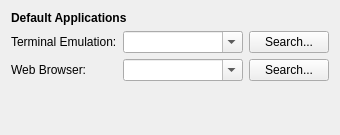
<?xml version="1.0" encoding="UTF-8"?>
<ui version="4.0">
 <class>DefaultAppsPage</class>
 <widget class="QWidget" name="DefaultAppsPage">
  <property name="geometry">
   <rect>
    <x>0</x>
    <y>0</y>
    <width>340</width>
    <height>135</height>
   </rect>
  </property>
  <layout class="QGridLayout" name="gridLayout_8">
   <item row="0" column="0">
    <widget class="QLabel" name="label_1">
     <property name="font">
      <font>
       <weight>75</weight>
       <bold>true</bold>
      </font>
     </property>
     <property name="text">
      <string>Default Applications</string>
     </property>
    </widget>
   </item>
   <item row="1" column="0">
    <layout class="QGridLayout" name="gridLayout">
     <item row="0" column="0">
      <widget class="QLabel" name="label_2">
       <property name="text">
        <string>Terminal Emulation:</string>
       </property>
      </widget>
     </item>
     <item row="0" column="1">
      <widget class="QComboBox" name="terminalComboBox">
       <property name="sizePolicy">
        <sizepolicy hsizetype="Expanding" vsizetype="Fixed">
         <horstretch>0</horstretch>
         <verstretch>0</verstretch>
        </sizepolicy>
       </property>
       <property name="editable">
        <bool>true</bool>
       </property>
      </widget>
     </item>
     <item row="0" column="2">
      <widget class="QPushButton" name="terminalButton">
       <property name="text">
        <string>Search...</string>
       </property>
      </widget>
     </item>
     <item row="1" column="0">
      <widget class="QLabel" name="label_3">
       <property name="text">
        <string>Web Browser:</string>
       </property>
      </widget>
     </item>
     <item row="1" column="1">
      <widget class="QComboBox" name="browserComboBox">
       <property name="sizePolicy">
        <sizepolicy hsizetype="Expanding" vsizetype="Fixed">
         <horstretch>0</horstretch>
         <verstretch>0</verstretch>
        </sizepolicy>
       </property>
       <property name="editable">
        <bool>true</bool>
       </property>
      </widget>
     </item>
     <item row="1" column="2">
      <widget class="QPushButton" name="browserButton">
       <property name="text">
        <string>Search...</string>
       </property>
      </widget>
     </item>
     <item row="2" column="1">
      <spacer name="verticalSpacer">
       <property name="orientation">
        <enum>Qt::Vertical</enum>
       </property>
       <property name="sizeHint" stdset="0">
        <size>
         <width>118</width>
         <height>186</height>
        </size>
       </property>
      </spacer>
     </item>
    </layout>
   </item>
  </layout>
 </widget>
 <resources/>
 <connections/>
</ui>
